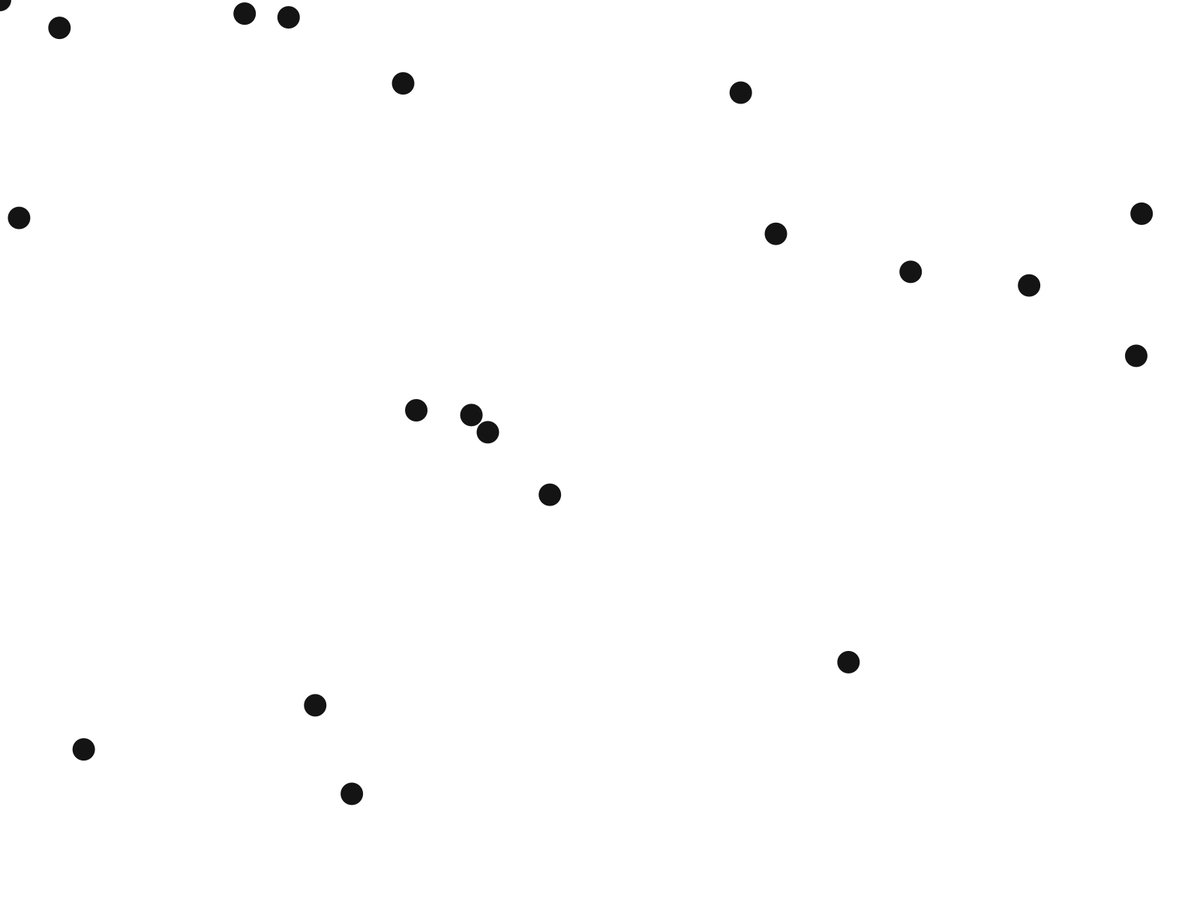
Frame 1 (no input)
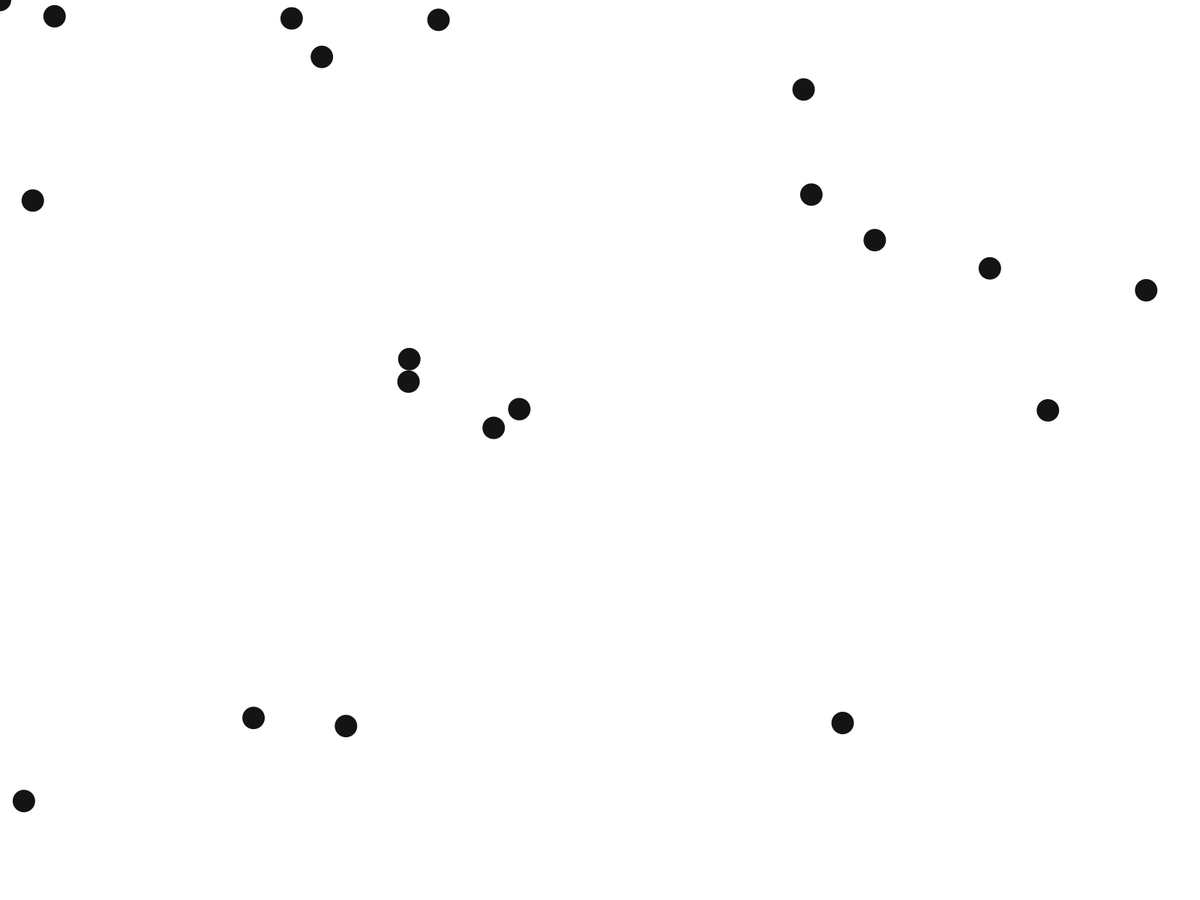
Frame 60 (the mouse pressed at the canvas centre just before this capture)
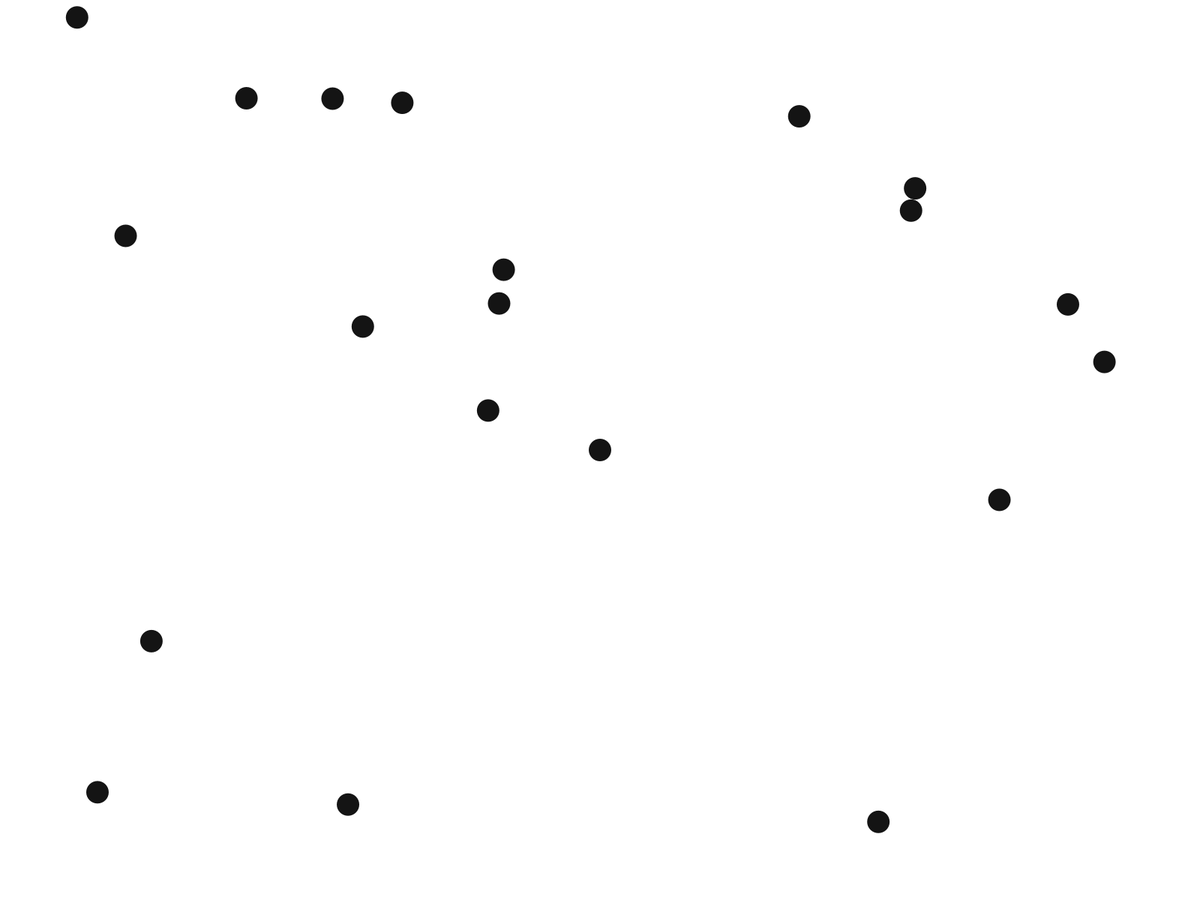
Frame 120 (the mouse held since frame 60 and released just before this capture)

The Processing sketch that drew these frames (run headless with seeded random() and noise(); from frame 60 on, the mouse is pressed at the canvas centre):

// Processing sketch: Quappe_POOL
// ── Quappe_POOL.pde
int Q = 20; //Q is for the number of Quappe.
Quappe [] quappe = new Quappe[Q];

void setup() {
  fullScreen();
  noCursor();
  for (int x = 1; x<Q; x++) {
    quappe[x] = new Quappe(random(width), random(height));
  }
  quappe[0] = new Quappe(mouseX, mouseY);
}

void draw() {
  background(255);
  for (int b = 1; b <Q; b++) {
    quappe[b].display();
    quappe[b].edageCheck();
    quappe[b].moveQuappe();
    quappe[b].speedLimit();
  }

  for (int d1 = 1; d1 <(Q-1)/2; d1++) {
    for (int d2 = Q-1; d2>=(Q-1)/2; d2-- )
      //quappe[d1].touch(quappe[d2]);
      quappe[d1].runway(quappe[d2]);
  }

  quappe[0].circlex=mouseX;
  quappe[0].circley=mouseY;
  quappe[0].display();

  for (int c = 1; c <Q; c++) {
    quappe[c].runway(quappe[0]);
  }
}

void mousePressed() {
  for (int d = 1; d <Q; d++) {
    quappe[d].fear(random(5));
  }
}

// ── Quappe.pde
class Quappe {
  float circlex;
  float circley;
  float speedx = 0;
  float speedy = 0;
  float randomseed;

  Quappe(float a, float b) {
    circlex = a;
    circley = b;
  }

  void display() {
    fill(20, 20, 20);
    noStroke();
    circle(circlex, circley, 30);
  }

  void moveQuappe() {
    randomseed = random(-1, 1);
    if (randomseed >0.5) { 
      //if (true) {
      //speedx = speedx + map(noise(random(0, 5)), 0, 1, -1, 1);
      //speedy = speedy + map(noise(random(0, 5)), 0, 1, -1, 1);
      speedx = speedx + random(-1, 1);
      speedy = speedy + random(-1, 1);
    };

    //Set a moving-resist
    // speedx = speedx - 0.1*speedx*speedx;
    //speedy = speedx - 0.1*speedy*speedy;

    //Define the central point.
    circlex = circlex + speedx;
    circley = circley + speedy;
  }

  void speedLimit() {
    //speed limit
    if (speedx > 3||speedx <-3) { 
      speedx = 0.7*speedx;
    };
    if (speedy > 3||speedy <-3) { 
      speedy = 0.7*speedy;
    };
  }

  void edageCheck() {
    //set a limit to the pool.
    if (circlex > width-15||circlex <15) { 
      speedx = -1.5*speedx;
    };
    if (circley >height-15||circley <15) {
      speedy = -1.5*speedy;
    };
  }
  void fear(float fearRate) {
    speedx=speedx+fearRate/map(((mouseX-circlex)*-1), 0, width, 0, 100);
    speedy=speedy+fearRate/map(((mouseY-circley)*-1), 0, height, 0, 100);
  }
  void touch(Quappe other) {
    float d = dist(circlex, circley, other.circlex, other.circley);
    if (d< 30) {
      float ru = 30-d;
      circlex = circlex + 1.5*ru;
      circley = circley + 1.5*ru;
      //speedx = speedx*1.5;
      //other.speedx = other.speedx*1.5;
    }
  }
    void runway(Quappe other) {
    float d = dist(circlex, circley, other.circlex, other.circley);
    if (d < 30) {
      float ru = 30-d;
      if (circlex-other.circlex > 0) {
        circlex = circlex + ru;
      } else {
        circlex = circlex - ru;
      }

      if (circley-other.circley >0 ) {
        circley = circley+ru;
      } else {
        circley = circley - ru;
      }
    }
  }
}
